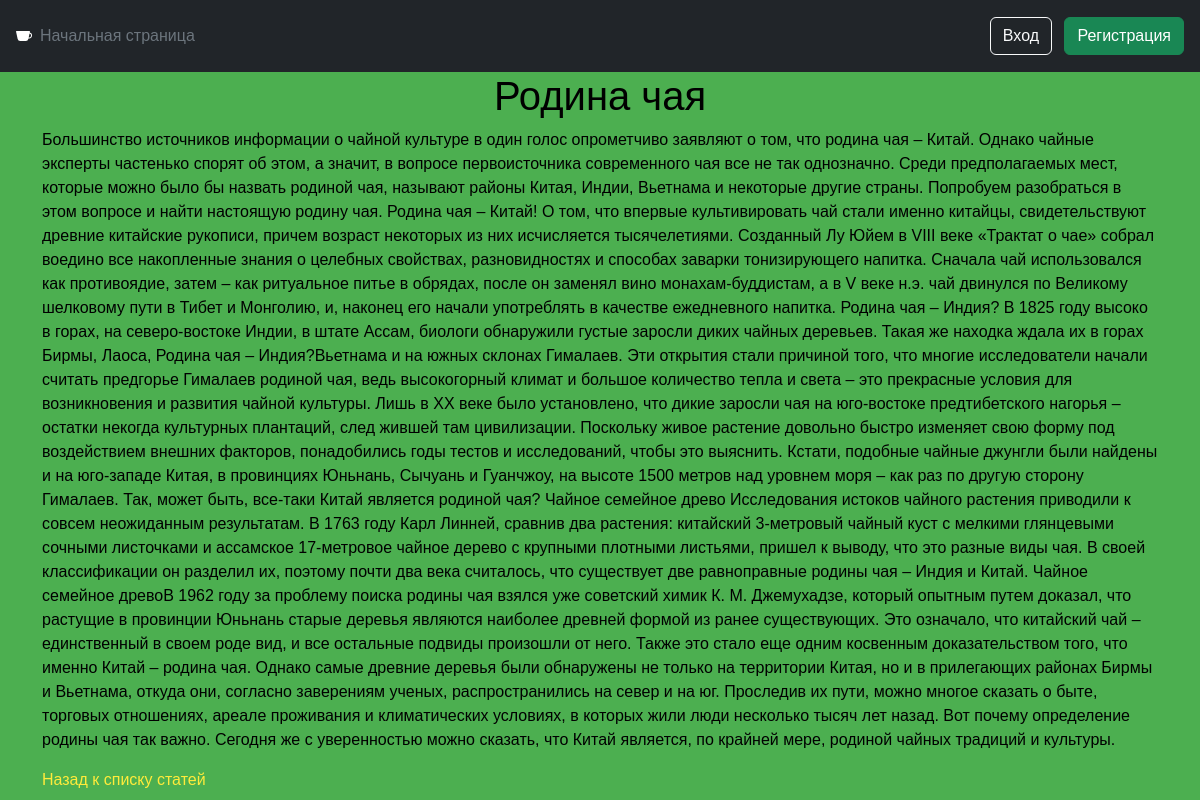
Screenshot of /article/2/ with the database file from the repository.
### mem/models.py (models this page shows, shortened)
class Article(models.Model):
    title = models.CharField(max_length=200)
    content = models.TextField()
    image = models.ImageField(upload_to="home_images/", null=True, blank=True)

### mem/views.py (the view)
# urls.py: path("article/<int:pk>/", ArticleDetailView.as_view(), name="detail"),
class ArticleDetailView(DetailView):
    model = models.Article
    contect_object_name = "article"
    template_name = "mem/article_detail.html"

### templates/mem/article_detail.html
{% include "base.html" %}
{% block content %}
<body>
    <div class="container">
        <h1 align="center">{{ article.title }}</h1>
        <p>{{ article.content }}</p>
        <a href="/">Назад к списку статей</a>
    </div>
</body>
{% endblock content %}

### static/css/styles.css (style rules this page uses)
body { background-color: #4CAF50; color: black; font-family: Arial, sans-serif; }
h1, h2, h3, h4, h5, h6 { color: black; }
a { color: #ffeb3b; text-decoration: none; }

### rows the page displays
Article: title "Родина чая", content "Большинство источников информации о чайной культуре в один голос опрометчиво заявляют о том, что родина чая – Китай. Однако чайные эксперты частенько спорят об этом, а значит, в вопросе первоисточника современного чая все не так однозначно. Среди предполагаемых мест, которые можно было бы назвать родиной чая, называют районы Китая, Индии, Вьетнама и некоторые другие страны. Попробуем разобраться в этом вопросе и найти настоящую родину чая. Родина чая – Китай! О том, что впервые культивировать чай стали именно китайцы, свидетельствуют древние китайские рукописи, причем возраст некоторых из них исчисляется тысячелетиями. Созданный Лу Юйем в VIII веке «Трактат о чае» собрал воедино все…"
